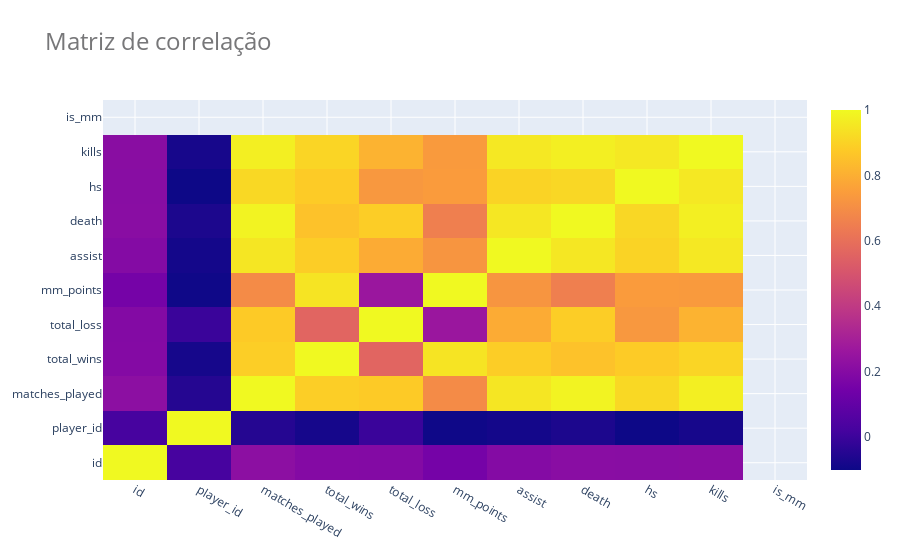

Write notebook code for a chart like this one.
### Code cell
corrArr = df.corr()
fig = go.Figure(data=go.Heatmap(z=corrArr, x=corrArr.columns, y=corrArr.columns))
fig.update_layout(
    title={
        'text':'Matriz de correlação',
        'font':dict(size=24, color="#777779")
    })
fig.show()

### Figure 1 — Plotly figure (JSON) as saved in the notebook; plotly's stock layout.template omitted (floating-point values rounded to 4 significant figures)
{"data": [{"type": "heatmap", "x": ["id", "player_id", "matches_played", "total_wins", "total_loss", "mm_points", "assist", "death", "hs", "kills", "is_mm"], "y": ["id", "player_id", "matches_played", "total_wins", "total_loss", "mm_points", "assist", "death", "hs", "kills", "is_mm"], "z": [[1, 0.02521, 0.2193, 0.1952, 0.1928, 0.1525, 0.1974, 0.2095, 0.209, 0.2111, null], [0.02521, 1, -0.04948, -0.08141, -0.003634, -0.09677, -0.08536, -0.06912, -0.101, -0.07934, null], [0.2193, -0.04948, 1, 0.888, 0.8784, 0.6899, 0.9496, 0.9849, 0.9148, 0.9745, null], [0.1952, -0.08141, 0.888, 1, 0.5603, 0.9445, 0.8849, 0.8554, 0.8816, 0.9067, null], [0.1928, -0.003634, 0.8784, 0.5603, 1, 0.2611, 0.7906, 0.885, 0.7317, 0.8128, null], [0.1525, -0.09677, 0.6899, 0.9445, 0.2611, 1, 0.7239, 0.6517, 0.7435, 0.7402, null], [0.1974, -0.08536, 0.9496, 0.8849, 0.7906, 0.7239, 1, 0.9531, 0.9016, 0.957, null], [0.2095, -0.06912, 0.9849, 0.8554, 0.885, 0.6517, 0.9531, 1, 0.9109, 0.9733, null], [0.209, -0.101, 0.9148, 0.8816, 0.7317, 0.7435, 0.9016, 0.9109, 1, 0.955, null], [0.2111, -0.07934, 0.9745, 0.9067, 0.8128, 0.7402, 0.957, 0.9733, 0.955, 1, null], [null, null, null, null, null, null, null, null, null, null, null]]}], "layout": {"title": {"font": {"color": "#777779", "size": 24}, "text": "Matriz de correlação"}}}
